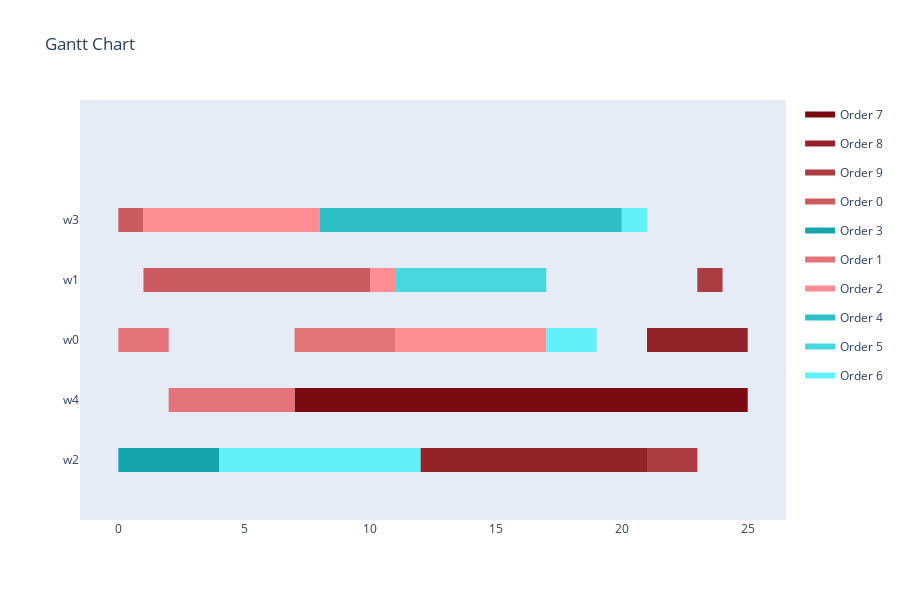

Source (notebook cell):
### Markdown cell above
<h4>Visualize Schedule</h4>

### Code cell
visualize_schedule_demo(schedule, env, orders)

### Figure 1 — Plotly figure (JSON) as saved in the notebook; plotly's stock layout.template omitted (floating-point values rounded to 4 significant figures)
{"data": [{"fill": "toself", "fillcolor": "rgb(122, 9, 16)", "hoverinfo": "name", "legendgroup": "rgb(122, 9, 16)", "mode": "none", "name": "Order 7", "type": "scatter", "x": [7, 15, 15, 7, 7, 15, 20, 20, 15, 15, 20, 25, 25, 20], "y": [0.8, 0.8, 1.2, 1.2, null, 0.8, 0.8, 1.2, 1.2, null, 0.8, 0.8, 1.2, 1.2]}, {"fill": "toself", "fillcolor": "rgb(147, 34, 41)", "hoverinfo": "name", "legendgroup": "rgb(147, 34, 41)", "mode": "none", "name": "Order 8", "type": "scatter", "x": [21, 25, 25, 21, 21, 12, 16, 16, 12, 12, 16, 21, 21, 16], "y": [1.8, 1.8, 2.2, 2.2, null, -0.2, -0.2, 0.2, 0.2, null, -0.2, -0.2, 0.2, 0.2]}, {"fill": "toself", "fillcolor": "rgb(172, 59, 66)", "hoverinfo": "name", "legendgroup": "rgb(172, 59, 66)", "mode": "none", "name": "Order 9", "type": "scatter", "x": [23, 24, 24, 23, 23, 21, 23, 23, 21], "y": [2.8, 2.8, 3.2, 3.2, null, -0.2, -0.2, 0.2, 0.2]}, {"fill": "toself", "fillcolor": "rgb(203, 90, 97)", "hoverinfo": "name", "legendgroup": "rgb(203, 90, 97)", "mode": "none", "name": "Order 0", "type": "scatter", "x": [0, 1, 1, 0, 0, 1, 5, 5, 1, 1, 5, 10, 10, 5], "y": [3.8, 3.8, 4.2, 4.2, null, 2.8, 2.8, 3.2, 3.2, null, 2.8, 2.8, 3.2, 3.2]}, {"fill": "toself", "fillcolor": "rgb(22, 165, 172)", "hoverinfo": "name", "legendgroup": "rgb(22, 165, 172)", "mode": "none", "name": "Order 3", "type": "scatter", "x": [0, 2, 2, 0, 0, 2, 4, 4, 2], "y": [-0.2, -0.2, 0.2, 0.2, null, -0.2, -0.2, 0.2, 0.2]}, {"fill": "toself", "fillcolor": "rgb(228, 115, 122)", "hoverinfo": "name", "legendgroup": "rgb(228, 115, 122)", "mode": "none", "name": "Order 1", "type": "scatter", "x": [0, 2, 2, 0, 0, 7, 11, 11, 7, 7, 2, 7, 7, 2], "y": [1.8, 1.8, 2.2, 2.2, null, 1.8, 1.8, 2.2, 2.2, null, 0.8, 0.8, 1.2, 1.2]}, {"fill": "toself", "fillcolor": "rgb(253, 140, 147)", "hoverinfo": "name", "legendgroup": "rgb(253, 140, 147)", "mode": "none", "name": "Order 2", "type": "scatter", "x": [1, 8, 8, 1, 1, 10, 11, 11, 10, 10, 11, 13, 13, 11, 11, 13, 17, 17, 13], "y": [3.8, 3.8, 4.2, 4.2, null, 2.8, 2.8, 3.2, 3.2, null, 1.8, 1.8, 2.2, 2.2, null, 1.8, 1.8, 2.2, 2.2]}, {"fill": "toself", "fillcolor": "rgb(47, 190, 197)", "hoverinfo": "name", "legendgroup": "rgb(47, 190, 197)", "mode": "none", "name": "Order 4", "type": "scatter", "x": [8, 9, 9, 8, 8, 9, 16, 16, 9, 9, 16, 20, 20, 16], "y": [3.8, 3.8, 4.2, 4.2, null, 3.8, 3.8, 4.2, 4.2, null, 3.8, 3.8, 4.2, 4.2]}, {"fill": "toself", "fillcolor": "rgb(72, 215, 222)", "hoverinfo": "name", "legendgroup": "rgb(72, 215, 222)", "mode": "none", "name": "Order 5", "type": "scatter", "x": [11, 16, 16, 11, 11, 16, 17, 17, 16], "y": [2.8, 2.8, 3.2, 3.2, null, 2.8, 2.8, 3.2, 3.2]}, {"fill": "toself", "fillcolor": "rgb(97, 240, 247)", "hoverinfo": "name", "legendgroup": "rgb(97, 240, 247)", "mode": "none", "name": "Order 6", "type": "scatter", "x": [20, 21, 21, 20, 20, 17, 19, 19, 17, 17, 4, 10, 10, 4, 4, 10, 12, 12, 10], "y": [3.8, 3.8, 4.2, 4.2, null, 1.8, 1.8, 2.2, 2.2, null, -0.2, -0.2, 0.2, 0.2, null, -0.2, -0.2, 0.2, 0.2]}, {"legendgroup": "rgb(122, 9, 16)", "marker": {"color": "rgb(122, 9, 16)", "opacity": 0, "size": 1}, "mode": "markers", "name": "", "showlegend": false, "text": [null, null, null, null, null, null], "type": "scatter", "x": [7, 15, 15, 20, 20, 25], "y": [1, 1, 1, 1, 1, 1]}, {"legendgroup": "rgb(147, 34, 41)", "marker": {"color": "rgb(147, 34, 41)", "opacity": 0, "size": 1}, "mode": "markers", "name": "", "showlegend": false, "text": [null, null, null, null, null, null], "type": "scatter", "x": [21, 25, 12, 16, 16, 21], "y": [2, 2, 0, 0, 0, 0]}, {"legendgroup": "rgb(172, 59, 66)", "marker": {"color": "rgb(172, 59, 66)", "opacity": 0, "size": 1}, "mode": "markers", "name": "", "showlegend": false, "text": [null, null, null, null], "type": "scatter", "x": [23, 24, 21, 23], "y": [3, 3, 0, 0]}, {"legendgroup": "rgb(203, 90, 97)", "marker": {"color": "rgb(203, 90, 97)", "opacity": 0, "size": 1}, "mode": "markers", "name": "", "showlegend": false, "text": [null, null, null, null, null, null], "type": "scatter", "x": [0, 1, 1, 5, 5, 10], "y": [4, 4, 3, 3, 3, 3]}, {"legendgroup": "rgb(22, 165, 172)", "marker": {"color": "rgb(22, 165, 172)", "opacity": 0, "size": 1}, "mode": "markers", "name": "", "showlegend": false, "text": [null, null, null, null], "type": "scatter", "x": [0, 2, 2, 4], "y": [0, 0, 0, 0]}, {"legendgroup": "rgb(228, 115, 122)", "marker": {"color": "rgb(228, 115, 122)", "opacity": 0, "size": 1}, "mode": "markers", "name": "", "showlegend": false, "text": [null, null, null, null, null, null], "type": "scatter", "x": [0, 2, 7, 11, 2, 7], "y": [2, 2, 2, 2, 1, 1]}, {"legendgroup": "rgb(253, 140, 147)", "marker": {"color": "rgb(253, 140, 147)", "opacity": 0, "size": 1}, "mode": "markers", "name": "", "showlegend": false, "text": [null, null, null, null, null, null, null, null], "type": "scatter", "x": [1, 8, 10, 11, 11, 13, 13, 17], "y": [4, 4, 3, 3, 2, 2, 2, 2]}, {"legendgroup": "rgb(47, 190, 197)", "marker": {"color": "rgb(47, 190, 197)", "opacity": 0, "size": 1}, "mode": "markers", "name": "", "showlegend": false, "text": [null, null, null, null, null, null], "type": "scatter", "x": [8, 9, 9, 16, 16, 20], "y": [4, 4, 4, 4, 4, 4]}, {"legendgroup": "rgb(72, 215, 222)", "marker": {"color": "rgb(72, 215, 222)", "opacity": 0, "size": 1}, "mode": "markers", "name": "", "showlegend": false, "text": [null, null, null, null], "type": "scatter", "x": [11, 16, 16, 17], "y": [3, 3, 3, 3]}, {"legendgroup": "rgb(97, 240, 247)", "marker": {"color": "rgb(97, 240, 247)", "opacity": 0, "size": 1}, "mode": "markers", "name": "", "showlegend": false, "text": [null, null, null, null, null, null, null, null], "type": "scatter", "x": [20, 21, 17, 19, 4, 10, 10, 12], "y": [4, 4, 2, 2, 0, 0, 0, 0]}], "layout": {"height": 600, "hovermode": "closest", "showlegend": true, "title": {"text": "Gantt Chart"}, "xaxis": {"rangeselector": {"buttons": [{"count": 7, "label": "1w", "step": "day", "stepmode": "backward"}, {"count": 1, "label": "1m", "step": "month", "stepmode": "backward"}, {"count": 6, "label": "6m", "step": "month", "stepmode": "backward"}, {"count": 1, "label": "YTD", "step": "year", "stepmode": "todate"}, {"count": 1, "label": "1y", "step": "year", "stepmode": "backward"}, {"step": "all"}]}, "showgrid": false, "type": "linear", "zeroline": false}, "yaxis": {"autorange": false, "range": [-1, 6], "showgrid": false, "ticktext": ["w2", "w4", "w0", "w1", "w3"], "tickvals": [0, 1, 2, 3, 4], "zeroline": false}}}
